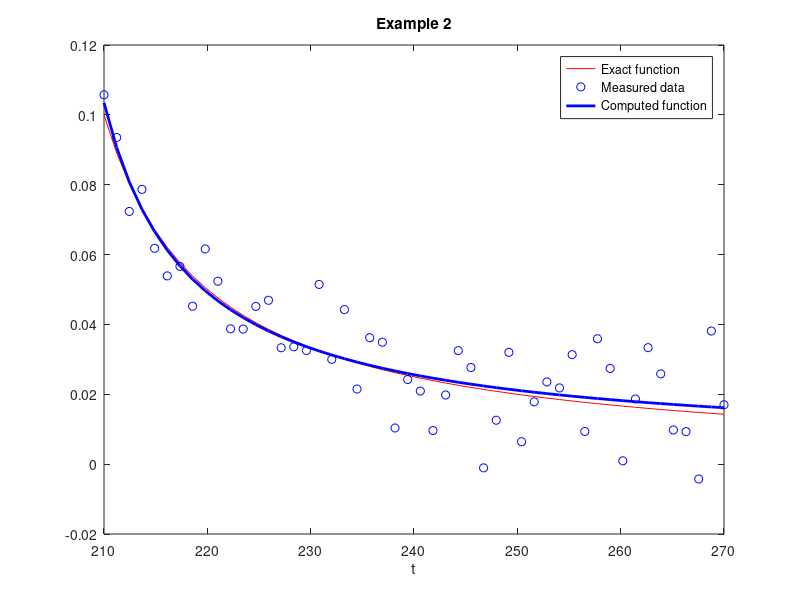

Here is the MATLAB script that generated this plot:
close all
%genererar högerleden
A=1;
E=1;
T0 =200;

%  genererar data punkter
t = linspace(210,270,50);

% genererar exakt funktion  y=log(b) i data punkter

y = log(A) + E*(1./(t-T0));

% genererar observationer  med random brus

brus = 0.01;
rhs =  y + brus*randn(size(t));

%init gissning: fint gissning
x0 = [A,E,T0];

%init gissning
x0 = [1,1,1];

%definition av funktion som vi vill anpassa till mätningar i rhs
fun = @(x)log(x(1)) + x(2)*(1./(t-x(3))) - rhs;

% lower band  för A,E,T0
%lb = [1/2,1/2,0.0];

% upper bound för A,E,T0
%ub = [2.0,3.0,400.0];

%x = lsqnonlin(fun,x0,lb,ub)
x = lsqnonlin(fun,x0)
  
figure

  plot(t,y,'r-', t,rhs, 'b o',t,fun(x)+rhs,'b -','LineWidth',2)
xlabel('t')
  legend('Exact function','Measured data','Computed function')

  title('Example 2')
